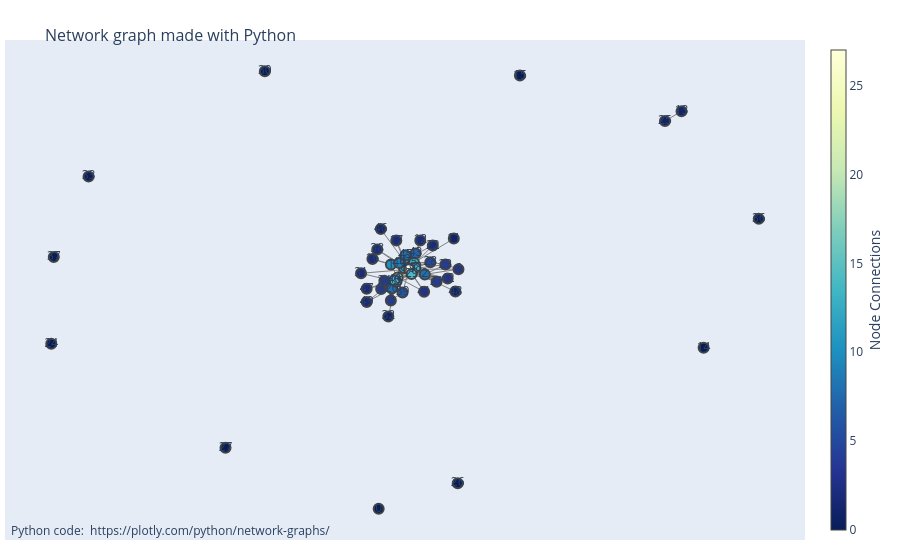

The cell this chart's notebook holds for it:
### Code cell
import plotly.graph_objects as go

# only do that for random nodes
G_new = G.subgraph(suitable_nodes)
pos = nx.spring_layout(G_new)


# Create edge trace
edge_trace = go.Scatter(
    x=[],
    y=[],
    line=dict(width=1, color='gray'),
    hoverinfo='none',
    mode='lines')

for edge in G_new.edges():
    x0, y0 = pos[edge[0]]
    x1, y1 = pos[edge[1]]
    edge_trace['x'] += (x0, x1, None)
    edge_trace['y'] += (y0, y1, None)

node_x = []
node_y = []
for node in G_new.nodes():
    x, y = pos[node]
    node_x.append(x)
    node_y.append(y)

node_trace = go.Scatter(
    x=node_x, y=node_y,
    mode='markers+text',  # Ensure that both markers and text are shown
    text=[],  # Initialize empty text list
    hoverinfo='text',
    marker=dict(
        showscale=True,
        colorscale='YlGnBu',
        reversescale=True,
        color=[],
        size=10,
        cmax=10,  # Set the maximum value for the color scale
        colorbar=dict(
            thickness=15,
            title='Node Connections',
            xanchor='left',
            titleside='right',
        ),
        line_width=2))

node_adjacencies = []
node_text = []
for node, adjacencies in enumerate(G_new.adjacency()):
    node_adjacencies.append(len(adjacencies[1]))
    node_text.append(str(node))

node_trace.marker.color = node_adjacencies
node_trace.text = node_text

fig = go.Figure(data=[edge_trace, node_trace],
             layout=go.Layout(
                title='<br>Network graph made with Python',
                titlefont_size=16,
                showlegend=False,
                hovermode='closest',
                margin=dict(b=20, l=5, r=5, t=40),
                annotations=[dict(
                    text="Python code: <a href='https://plotly.com/python/network-graphs/'> https://plotly.com/python/network-graphs/</a>",
                    showarrow=False,
                    xref="paper", yref="paper",
                    x=0.005, y=-0.002)],
                xaxis=dict(showgrid=False, zeroline=False, showticklabels=False),
                yaxis=dict(showgrid=False, zeroline=False, showticklabels=False))
                )
fig.show()

### Figure 1 — Plotly figure (JSON) as saved in the notebook; plotly's stock layout.template omitted (floating-point values rounded to 4 significant figures; data arrays with more than 128 entries replaced by an {"elided": "..."} marker saying what was removed)
{"data": [{"hoverinfo": "none", "line": {"color": "gray", "width": 1}, "mode": "lines", "type": "scatter", "x": {"elided": "387 float values"}, "y": {"elided": "387 float values"}}, {"hoverinfo": "text", "marker": {"cmax": 10, "color": [0, 10, 8, 4, 18, 13, 3, 5, 12, 4, 13, 1, 2, 1, 0, 0, 2, 2, 14, 27, 8, 4, 2, 4, 0, 1, 0, 0, 5, 14, 0, 2, 1, 0, 4, 16, 0, 0, 2, 6, 14, 3, 3, 7, 9, 8, 1, 2, 1, 2], "colorbar": {"thickness": 15, "title": {"side": "right", "text": "Node Connections"}, "xanchor": "left"}, "colorscale": [[0, "rgb(255,255,217)"], [0.125, "rgb(237,248,177)"], [0.25, "rgb(199,233,180)"], [0.375, "rgb(127,205,187)"], [0.5, "rgb(65,182,196)"], [0.625, "rgb(29,145,192)"], [0.75, "rgb(34,94,168)"], [0.875, "rgb(37,52,148)"], [1, "rgb(8,29,88)"]], "line": {"width": 2}, "reversescale": true, "showscale": true, "size": 10}, "mode": "markers+text", "text": ["0", "1", "2", "3", "4", "5", "6", "7", "8", "9", "10", "11", "12", "13", "14", "15", "16", "17", "18", "19", "20", "21", "22", "23", "24", "25", "26", "27", "28", "29", "30", "31", "32", "33", "34", "35", "36", "37", "38", "39", "40", "41", "42", "43", "44", "45", "46", "47", "48", "49"], "type": "scatter", "x": [-0.06974, -0.03822, 0.04922, -0.06335, -0.02075, 0.02138, 0.1361, -0.04244, -0.004257, -0.03837, -0.005261, 0.124, 0.03757, 0.7113, 0.7682, 0.2945, -0.08586, -0.02431, 0.02491, 0.008769, -0.03573, 0.07971, 0.06979, 0.1023, -0.9141, 0.6686, 0.1341, -0.4647, 0.06341, 0.01522, -0.3633, -0.1152, -0.04489, -0.8178, -0.05503, -0.02437, 0.9104, -0.9075, -0.07343, -0.008156, -0.02902, 0.04744, 0.1082, 0.02532, -0.01675, -0.0004223, -0.06424, -0.1007, 0.1281, -0.1006], "y": [-1.0, 0.02031, -0.02058, -0.08174, -0.0337, 0.0286, 0.001293, -0.06197, 0.005875, -0.1296, 0.03795, 0.1292, 0.1211, 0.6611, -0.3275, 0.8106, 0.04381, 0.1206, 0.00682, 0.001037, -0.0796, -0.0509, 0.1002, 0.02075, -0.3103, 0.6204, -0.8939, -0.7455, 0.0298, -0.01903, 0.8284, -0.01603, -0.1965, 0.3888, -0.04705, -0.05168, 0.212, 0.05216, 0.08349, -0.09593, -0.04484, -0.09282, -0.03796, 0.06703, 0.02661, 0.05975, 0.1687, -0.08053, -0.0925, -0.1363]}], "layout": {"annotations": [{"showarrow": false, "text": "Python code: <a href='https://plotly.com/python/network-graphs/'> https://plotly.com/python/network-graphs/</a>", "x": 0.005, "xref": "paper", "y": -0.002, "yref": "paper"}], "hovermode": "closest", "margin": {"b": 20, "l": 5, "r": 5, "t": 40}, "showlegend": false, "title": {"font": {"size": 16}, "text": "<br>Network graph made with Python"}, "xaxis": {"showgrid": false, "showticklabels": false, "zeroline": false}, "yaxis": {"showgrid": false, "showticklabels": false, "zeroline": false}}}
